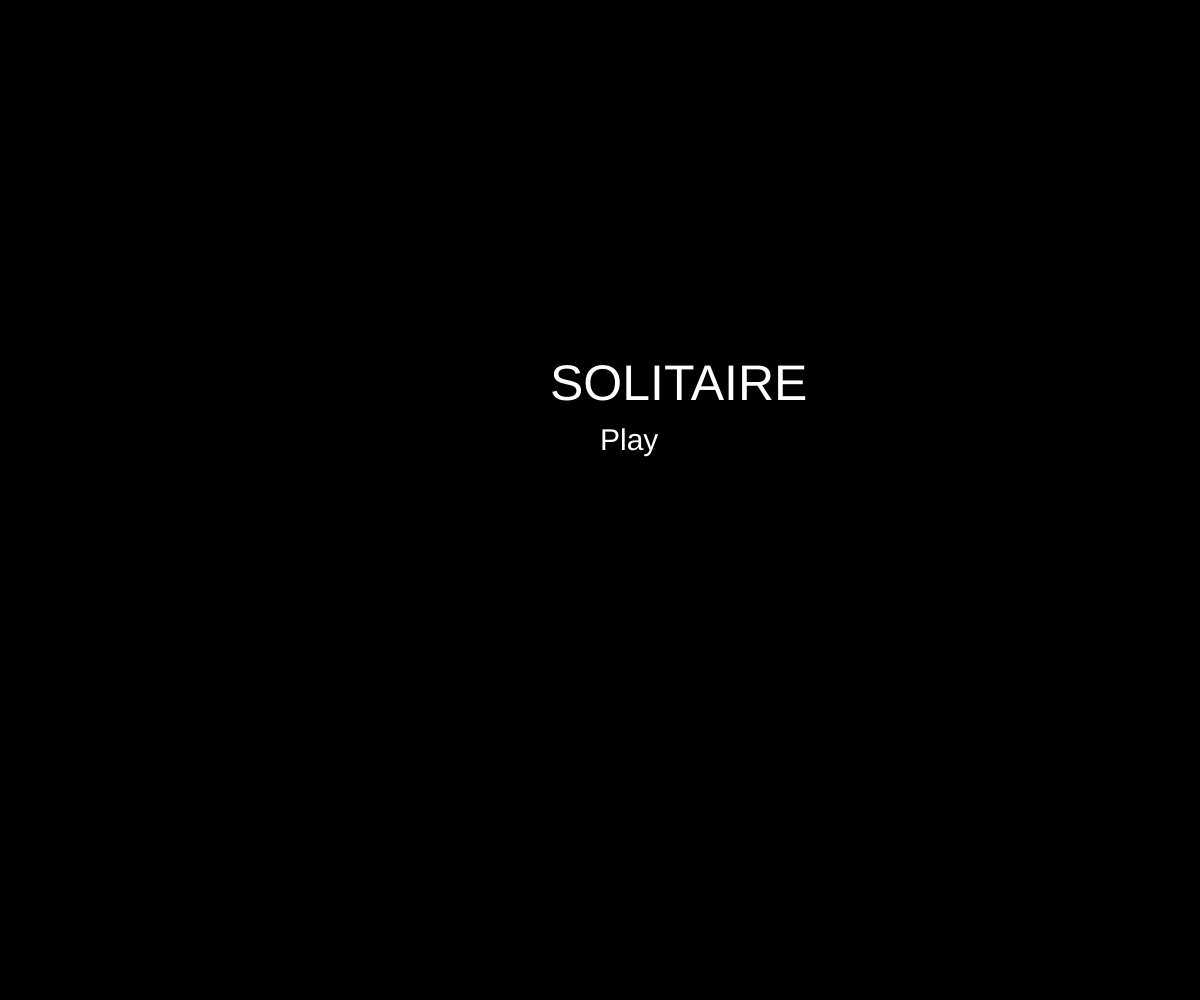
Frame 1 (no input)
Frame 60 (no input): identical to frame 1, image omitted
Frame 120 (the mouse pressed at the canvas centre since frame 60): identical to frame 1, image omitted

The p5.js sketch that drew this single still picture (run headless with seeded random() and noise() and a simulated clock; from frame 60 on, the mouse is pressed at the canvas centre):

// p5.js sketch
// ── sketch.js
// Array/Object Notation Assignment
// Mehreeb Shahzad
// Date
//
// Extra for Experts:
// - describe what you did to take this project "above and beyond"

let cards = [];

function setup() {
  createCanvas(windowWidth, windowHeight);
}

function draw() {
  homeScreen();
}

function homeScreen() {
  let rectSize = {
    x: width/2 - 50,
    y: height/2 - 100,
    w: 100,
    h: 200,
  };

  background("black");
  fill("white");
  textSize(50);
  text("SOLITAIRE", rectSize.x, rectSize.y);
  textSize(30);
  text("Play", rectSize.x + 50, rectSize.y + 50);
}

function playScreen() {
  let cardSize = 50;

  rect(rectSize.x, rectSize.y, rectSize.w, rectSize.h);
}
